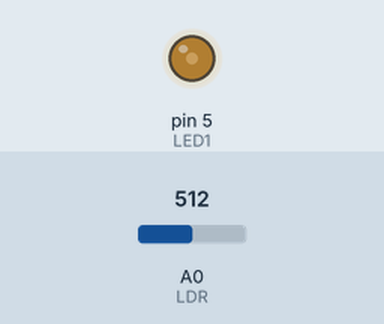
Bench run of a sketch on a simulated Arduino Uno, built with avr-gcc and run on an emulated ATmega328P. Shown: output pins drawn as LEDs (lit = HIGH). The test bench sets the inputs (shaded band); at power-on: A0 (LDR) = 512.

Above: at 0.1 s.
Timing chart, 0 to 1.6 s (numbered marks = the images above):
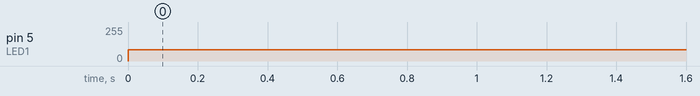

Measured:
- by itself, pin 5 (LED1): 0/255 → 85/255 at 0.00 s

The sketch:

exercici_2.1.ino
```cpp
  const int LED1 = 5;
  const int LDR = A0;
  int valor;
void setup() {
  // put your setup code here, to run once:
  Serial.begin (9600);
  pinMode (LED1,OUTPUT);
  pinMode (LDR,INPUT);
}

void loop() {
  // put your main code here, to run repeatedly:
  valor = analogRead (A0);
  valor = map (LDR,0,1023,0,255);

  if (valor < 85)
  {
  analogWrite (LED1,85);
}
  else if (valor < 170)
  {
  analogWrite (LED1,170);
}
   else
  {
  analogWrite (LED1,255);
}
}
```
